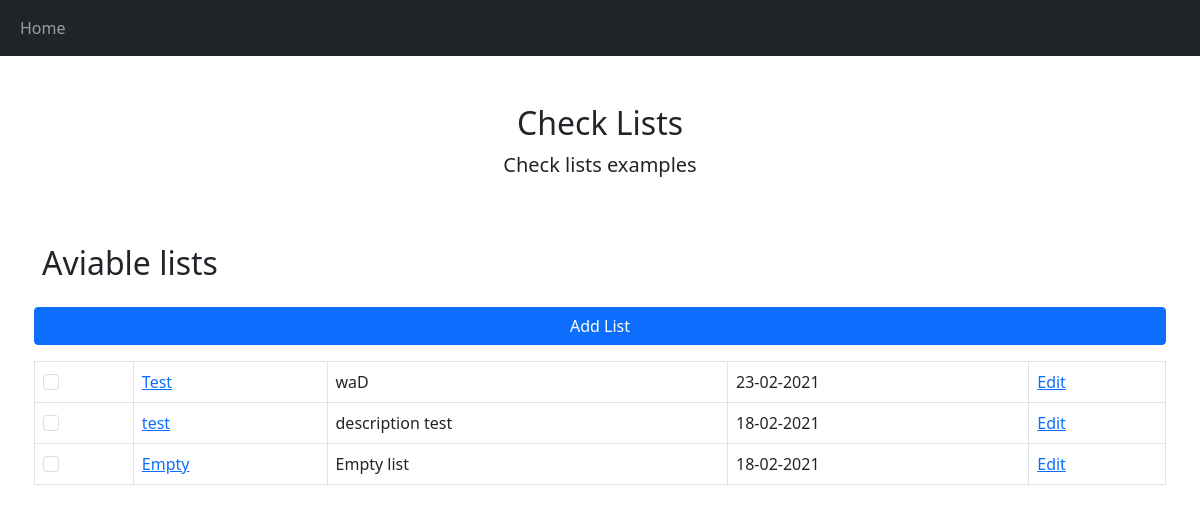
Before: / with the older database file.
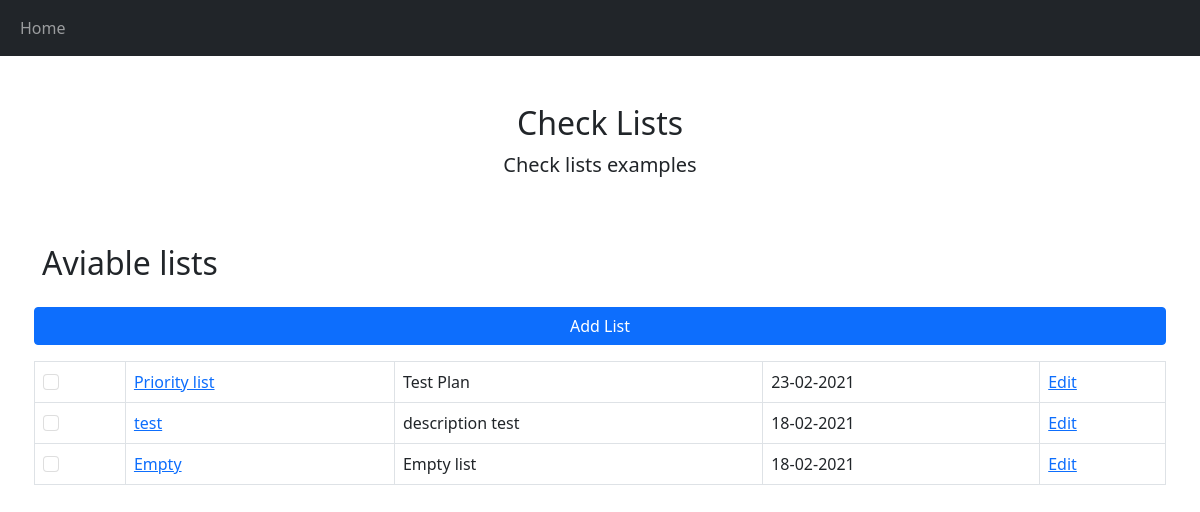
After: the same page with the newer database file.
### checklist/models.py (models this page shows, shortened)
class CheckList(models.Model):
    objects = models.Manager()
    name = models.CharField(max_length=100)
    description = models.CharField(max_length=150)
    completed = models.BooleanField(default=False)
    date = models.DateField("Created", default=datetime.date.today)

### checklist/views.py (the view, shortened to what this page needs)
# urls.py: url(r'^$', views.show_lists, name='home'),
def show_lists(request):
    add_list_form = ListForm
    checklists = CheckList.objects.all().order_by("-date")[:20]
    if request.method == 'POST' and 'delete_list' in request.POST:
        delete_list(request.POST.get('list_id'))
        return render(request, 'checklist/checklist_list.html',
                      {'checklists': checklists, 'add_list_form': add_list_form})
    else:
        return render(request, 'checklist/checklist_list.html', {'checklists': checklists, 'add_list_form': add_list_form})

### checklist/templates/checklist/checklist_list.html (shortened to what this page needs)
{% extends "checklist/main.html" %}
{% block content %}
<h2>Aviable lists</h2>
    <button type="button" class="btn btn-primary" data-bs-toggle="modal" data-bs-target="#add_list_modal">
  Add List
    </button>
    {% if checklists.count > 0 %}
    <table class="table table-bordered">
    {% for list in checklists %}
        {% if list.completed %}
            <tr class="table-secondary">
                <td><a href="{% url 'uncross_list' list.id %}"><input class="form-check-input" type="checkbox" checked disabled></a></td>
                <td><a href="{% url 'checklist' list.id %}">{{ list.name }}</a></td>
                <td>{{ list.description }}</td>
                <td>{{list.date|date:"d-m-Y"}}</td>
                <td><a href="{% url 'editlist' list.id %}">Edit</a></td>
            </tr>
        {% else %}
            <tr>
                <td><a href="{% url 'cross_list' list.id %}"><input class="form-check-input" type="checkbox" disabled></a></td>
                <td><a href="{% url 'checklist' list.id %}">{{ list.name }}</a></td>
                <td>{{ list.description }}</td>
                <td>{{list.date|date:"d-m-Y"}}</td>
                <td><a href="{% url 'editlist' list.id %}">Edit</a></td>
            </tr>
        {% endif %}
    {% endfor %}
    </table>
{% else %}
    <p>Nothing to show</p>
    {% endif %}
{% endblock %}

Changed rows visible on the page:
removed CheckList: name "Test", description "waD", date "23-02-2021"
added CheckList: name "Priority list", description "Test Plan", date "23-02-2021"
